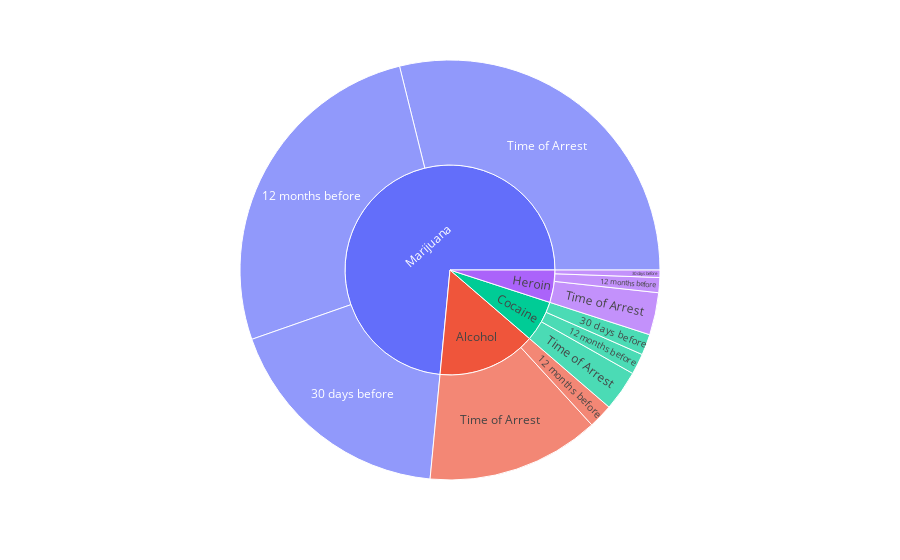

Notebook code for this chart:
### Code cell
import plotly.express as px
import plotly.graph_objects as go

fig = px.sunburst(sample, path=["drug_type", "time"])
fig.show()

### Figure 1 — Plotly figure (JSON) as saved in the notebook; plotly's stock layout.template omitted (floating-point values rounded to 4 significant figures)
{"data": [{"branchvalues": "total", "domain": {"x": [0, 1], "y": [0, 1]}, "hovertemplate": "labels=%{label}<br>count=%{value}<br>parent=%{parent}<br>id=%{id}<extra></extra>", "ids": ["Alcohol/12 months before", "Cocaine/12 months before", "Heroin/12 months before", "Marijuana/12 months before", "Cocaine/30 days before", "Heroin/30 days before", "Marijuana/30 days before", "Alcohol/Time of Arrest", "Cocaine/Time of Arrest", "Heroin/Time of Arrest", "Marijuana/Time of Arrest", "Alcohol", "Cocaine", "Heroin", "Marijuana"], "labels": ["12 months before", "12 months before", "12 months before", "12 months before", "30 days before", "30 days before", "30 days before", "Time of Arrest", "Time of Arrest", "Time of Arrest", "Time of Arrest", "Alcohol", "Cocaine", "Heroin", "Marijuana"], "name": "", "parents": ["Alcohol", "Cocaine", "Heroin", "Marijuana", "Cocaine", "Heroin", "Marijuana", "Alcohol", "Cocaine", "Heroin", "Marijuana", "", "", "", ""], "type": "sunburst", "values": [318, 272, 196, 4487, 272, 97, 3071, 2255, 529, 552, 4889, 2573, 1073, 845, 12447]}], "layout": {"legend": {"tracegroupgap": 0}, "margin": {"t": 60}}}
